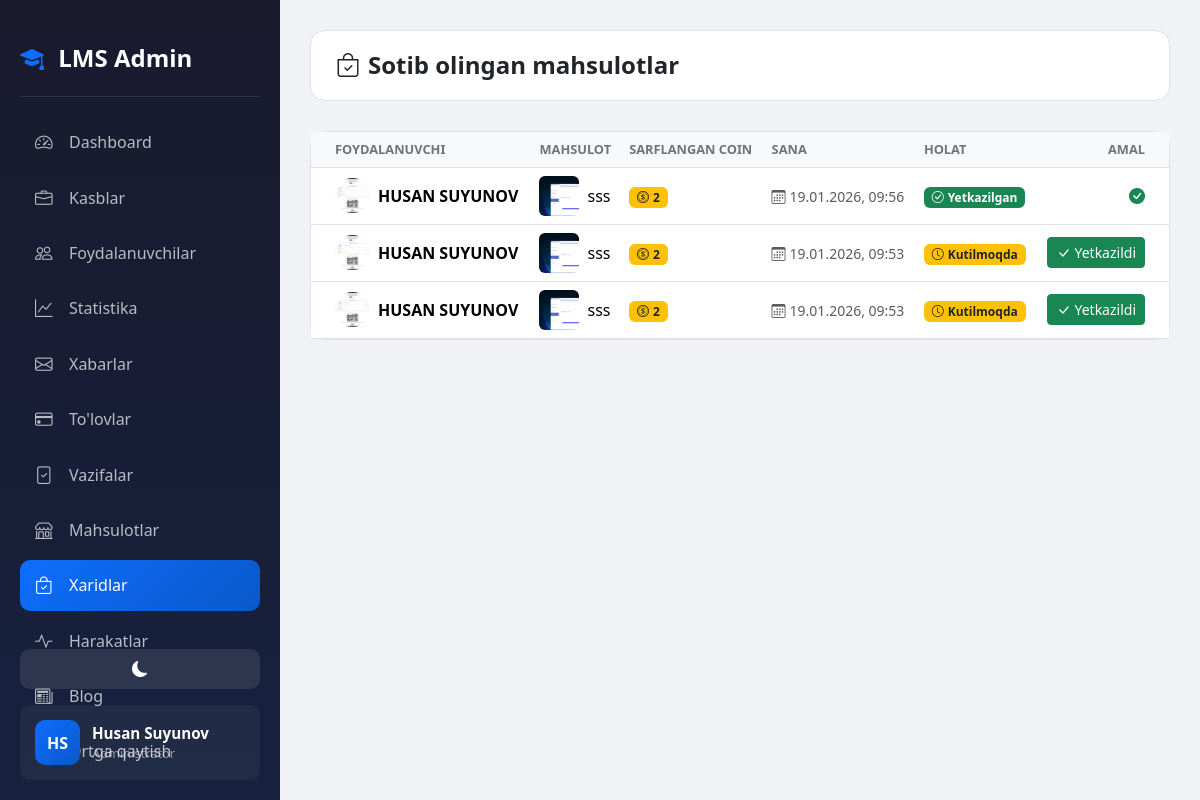
Page /dashboard/purchases/ (signed in) on the earlier database version.
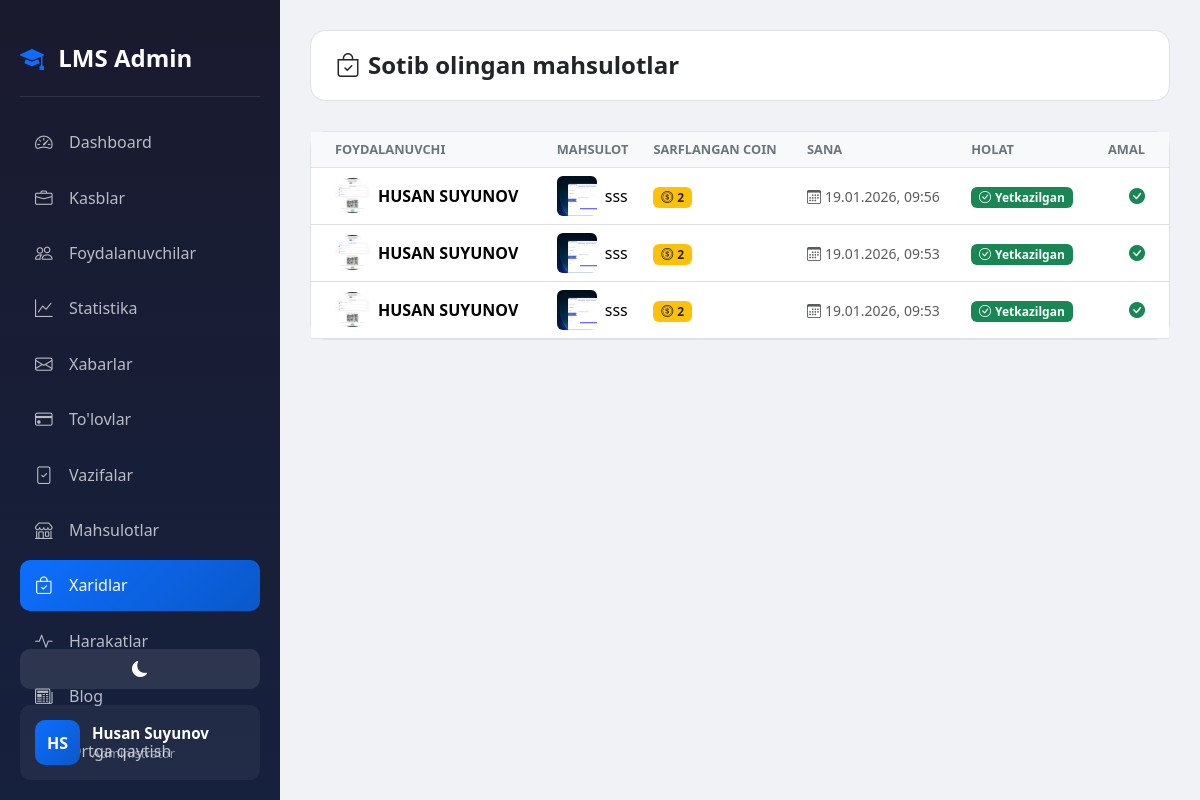
Same page on the later database version.
### accounts/models.py (models this page shows, shortened)
class ProductPurchase(models.Model):
    product = models.ForeignKey(Product, on_delete=models.CASCADE, related_name='purchases')
    user = models.ForeignKey(CustomUser, on_delete=models.CASCADE, related_name='purchases')
    coins_spent = models.IntegerField(verbose_name="Sarflangan coin")
    purchased_at = models.DateTimeField(auto_now_add=True)
    is_delivered = models.BooleanField(default=False, verbose_name="Yetkazildi")
    class Meta:
        ordering = ['-purchased_at']
        verbose_name = "Xarid"
        verbose_name_plural = "Xaridlar"

class CustomUser(AbstractUser):
    ROLE_CHOICES = (
        ('admin', 'Admin'),
        ('teacher', 'O\'qituvchi'),
        ('student', 'O\'quvchi'),
    )
    first_name = models.CharField(max_length=100, verbose_name="Ism")
    last_name = models.CharField(max_length=100, verbose_name="Familiya")
    phone = models.CharField(max_length=20, unique=True, verbose_name="Telefon raqam")
    role = models.CharField(max_length=20, choices=ROLE_CHOICES, default='student', verbose_name="Rol")
    photo = models.ImageField(upload_to='profiles/', blank=True, null=True, verbose_name="Profil rasmi")
    profession = models.ForeignKey(Profession, on_delete=models.SET_NULL, null=True, blank=True, related_name='students', verbose_name="Yo'nalish")
    is_blocked = models.BooleanField(default=False, verbose_name="Bloklangan")
    last_activity = models.DateTimeField(null=True, blank=True, verbose_name="Oxirgi faollik")
    bio = models.TextField(blank=True, null=True, verbose_name="O'zi haqida")
    coins = models.IntegerField(default=0, verbose_name="Coinlar")
    total_online_time = models.IntegerField(default=0, verbose_name="Jami online vaqt (daqiqa)")
    address = models.CharField(max_length=300, blank=True, null=True, verbose_name="Yashash manzili")
    birth_date = models.DateField(null=True, blank=True, verbose_name="Tug'ilgan kuni")
    id_card = models.FileField(upload_to='documents/id_cards/', blank=True, null=True, verbose_name="ID karta/Pasport")
    birth_certificate = models.FileField(upload_to='documents/birth_certificates/', blank=True, null=True, verbose_name="Tug'ilganlik haqida guvohnoma")
    @property
    def is_admin(self):
        return self.role == 'admin'
    @property
    def full_name(self):
        return f"{self.first_name} {self.last_name}"
    class Meta:
        verbose_name = "Foydalanuvchi"
        verbose_name_plural = "Foydalanuvchilar"

class Product(models.Model):
    name = models.CharField(max_length=200, verbose_name="Mahsulot nomi")
    description = models.TextField(verbose_name="Mahsulot haqida")
    image = models.ImageField(upload_to='products/', verbose_name="Rasm")
    coin_price = models.IntegerField(verbose_name="Narxi (Coin)")
    stock = models.IntegerField(default=0, verbose_name="Omborda")
    is_active = models.BooleanField(default=True, verbose_name="Faol")
    created_at = models.DateTimeField(auto_now_add=True)
    class Meta:
        ordering = ['-created_at']
        verbose_name = "Mahsulot"
        verbose_name_plural = "Mahsulotlar"

### accounts/views.py (the view)
# urls.py: path('dashboard/purchases/', views.admin_purchases, name='admin_purchases'),
@login_required
def admin_purchases(request):
    if not request.user.is_admin:
        return redirect('home')
    purchases = ProductPurchase.objects.all().select_related('product', 'user')
    return render(request, 'accounts/admin/purchases.html', {'purchases': purchases})

### accounts/management/commands/check_birthdays.py (called while the page is built, shortened)
    def handle(self, *args, **kwargs):
        today = timezone.now().date()
        users = CustomUser.objects.filter(birth_date__day=today.day, birth_date__month=today.month)
        if not users.exists():
            self.stdout.write(self.style.SUCCESS('No birthdays today.'))
            return

### accounts/templates/accounts/admin/purchases.html (shortened to what the changed rows need)
{% extends 'accounts/admin/base_admin.html' %}
{% block admin_content %}
<div class="top-bar">
    <h1 class="page-title"><i class="bi bi-bag-check me-2"></i>Sotib olingan mahsulotlar</h1>
</div>
<div class="card">
        <div class="card-body p-0">
            <div class="table-responsive">
                <table class="table table-hover mb-0">
                    <thead class="table-light">
                        <tr>
                            <th class="ps-4">Foydalanuvchi</th>
                            <th>Mahsulot</th>
                            <th>Sarflangan coin</th>
                            <th>Sana</th>
                            <th>Holat</th>
                            <th class="text-end pe-4">Amal</th>
                        </tr>
                    </thead>
                    <tbody>
                        {% for purchase in purchases %}
                        <tr>
                            <td class="ps-4 align-middle">
                                <div class="d-flex align-items-center gap-2">
                                    {% if purchase.user.photo %}
                                    <img src="{{ purchase.user.photo.url }}" class="rounded-circle" width="35" height="35" style="object-fit: cover;">
                                    {% else %}
                                    <div class="rounded-circle bg-light d-flex align-items-center justify-content-center" style="width: 35px; height: 35px;">
                                        <i class="bi bi-person-fill text-muted"></i>
                                    </div>
                                    {% endif %}
                                    <span class="fw-bold">{{ purchase.user.full_name }}</span>
                                </div>
                            </td>
                            <td class="align-middle">
                                <div class="d-flex align-items-center gap-2">
                                    {% if purchase.product.image %}
                                    <img src="{{ purchase.product.image.url }}" class="rounded" width="40" height="40" style="object-fit: cover;">
                                    {% endif %}
                                    <span>{{ purchase.product.name }}</span>
                                </div>
                            </td>
                            <td class="align-middle">
                                <span class="badge bg-warning text-dark">
                                    <i class="bi bi-coin me-1"></i>{{ purchase.coins_spent }}
                                </span>
                            </td>
                            <td class="align-middle">
                                <small class="text-muted">
                                    <i class="bi bi-calendar3 me-1"></i>{{ purchase.purchased_at|date:"d.m.Y, H:i" }}
                                </small>
                            </td>
                            <td class="align-middle">
                                {% if purchase.is_delivered %}
                                <span class="badge bg-success">
                                    <i class="bi bi-check-circle me-1"></i>Yetkazilgan
                                </span>
                                {% else %}
                                <span class="badge bg-warning text-dark">
                                    <i class="bi bi-clock me-1"></i>Kutilmoqda
                                </span>
                                {% endif %}
                            </td>
                            <td class="align-middle text-end pe-4">
                                {% if not purchase.is_delivered %}
                                <form method="post" action="{% url 'admin_mark_delivered' purchase.pk %}" class="d-inline">
                                    <button type="submit" class="btn btn-sm btn-success">
                                        <i class="bi bi-check-lg me-1"></i>Yetkazildi
                                    </button>
                                </form>
                                {% else %}
                                <span class="text-success">
                                    <i class="bi bi-check-circle-fill"></i>
                                </span>
                                {% endif %}
                            </td>
                        </tr>
                        {% endfor %}
                    </tbody>
                </table>
            </div>
        </div>
</div>
{% endblock %}

Differences in the rows shown:
changed ProductPurchase (number 2 of 3 on the later page): is_delivered "Kutilmoqda Yetkazildi" → "Yetkazilgan"
changed ProductPurchase (number 3 of 3 on the later page): is_delivered "Kutilmoqda Yetkazildi" → "Yetkazilgan"
